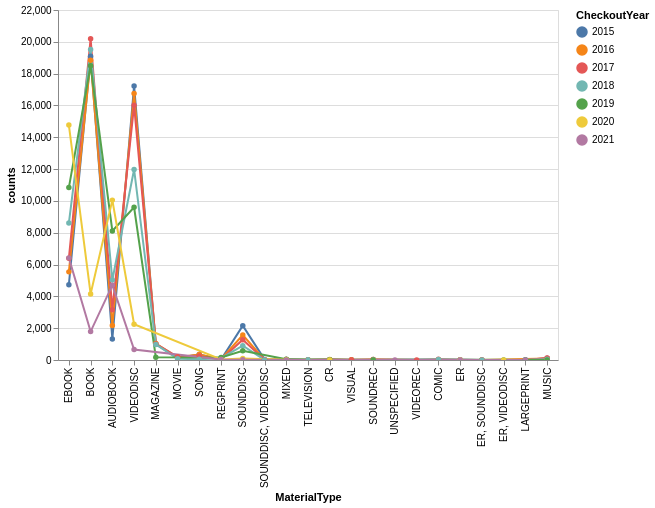

Write notebook code for a chart like this one.
### Markdown cell above
Visualizing data as an line chart

### Code cell
alt.Chart(grouped).mark_line(point=True).encode(
    x=alt.X('MaterialType', sort='-y'),
    y='counts',
    color='CheckoutYear:N',
    tooltip=['MaterialType', 'counts', 'CheckoutYear']
).properties(
    width=500,
    height=350
).interactive()

### Figure 1 — Vega-Lite specification as saved in the notebook (floating-point values rounded to 4 significant figures)
{"config": {"view": {"continuousWidth": 300, "continuousHeight": 300}}, "data": {"name": "data-73b297576c9ecbb755844259deeb97e5"}, "mark": {"type": "line", "point": true}, "encoding": {"color": {"field": "CheckoutYear", "type": "nominal"}, "tooltip": [{"field": "MaterialType", "type": "nominal"}, {"field": "counts", "type": "quantitative"}, {"field": "CheckoutYear", "type": "quantitative"}], "x": {"field": "MaterialType", "sort": "-y", "type": "nominal"}, "y": {"field": "counts", "type": "quantitative"}}, "height": 350, "params": [{"name": "param_3", "select": {"type": "interval", "encodings": ["x", "y"]}, "bind": "scales"}], "width": 500, "$schema": "https://vega.github.io/schema/vega-lite/v5.20.1.json", "datasets": {"data-73b297576c9ecbb755844259deeb97e5": [{"MaterialType": "AUDIOBOOK", "CheckoutYear": 2015, "counts": 1321}, {"MaterialType": "AUDIOBOOK", "CheckoutYear": 2016, "counts": 2163}, {"MaterialType": "AUDIOBOOK", "CheckoutYear": 2017, "counts": 3164}, {"MaterialType": "AUDIOBOOK", "CheckoutYear": 2018, "counts": 5027}, {"MaterialType": "AUDIOBOOK", "CheckoutYear": 2019, "counts": 8111}, {"MaterialType": "AUDIOBOOK", "CheckoutYear": 2020, "counts": 10050}, {"MaterialType": "AUDIOBOOK", "CheckoutYear": 2021, "counts": 4706}, {"MaterialType": "BOOK", "CheckoutYear": 2015, "counts": 19087}, {"MaterialType": "BOOK", "CheckoutYear": 2016, "counts": 18844}, {"MaterialType": "BOOK", "CheckoutYear": 2017, "counts": 20187}, {"MaterialType": "BOOK", "CheckoutYear": 2018, "counts": 19524}, {"MaterialType": "BOOK", "CheckoutYear": 2019, "counts": 18495}, {"MaterialType": "BOOK", "CheckoutYear": 2020, "counts": 4151}, {"MaterialType": "BOOK", "CheckoutYear": 2021, "counts": 1788}, {"MaterialType": "COMIC", "CheckoutYear": 2016, "counts": 1}, {"MaterialType": "COMIC", "CheckoutYear": 2017, "counts": 43}, {"MaterialType": "COMIC", "CheckoutYear": 2018, "counts": 39}, {"MaterialType": "CR", "CheckoutYear": 2015, "counts": 24}, {"MaterialType": "CR", "CheckoutYear": 2016, "counts": 25}, {"MaterialType": "CR", "CheckoutYear": 2017, "counts": 24}, {"MaterialType": "CR", "CheckoutYear": 2018, "counts": 18}, {"MaterialType": "CR", "CheckoutYear": 2019, "counts": 17}, {"MaterialType": "CR", "CheckoutYear": 2020, "counts": 4}, {"MaterialType": "EBOOK", "CheckoutYear": 2015, "counts": 4732}, {"MaterialType": "EBOOK", "CheckoutYear": 2016, "counts": 5540}, {"MaterialType": "EBOOK", "CheckoutYear": 2017, "counts": 6394}, {"MaterialType": "EBOOK", "CheckoutYear": 2018, "counts": 8607}, {"MaterialType": "EBOOK", "CheckoutYear": 2019, "counts": 10837}, {"MaterialType": "EBOOK", "CheckoutYear": 2020, "counts": 14769}, {"MaterialType": "EBOOK", "CheckoutYear": 2021, "counts": 6420}, {"MaterialType": "ER", "CheckoutYear": 2015, "counts": 8}, {"MaterialType": "ER", "CheckoutYear": 2016, "counts": 1}, {"MaterialType": "ER", "CheckoutYear": 2017, "counts": 10}, {"MaterialType": "ER", "CheckoutYear": 2018, "counts": 11}, {"MaterialType": "ER", "CheckoutYear": 2020, "counts": 2}, {"MaterialType": "ER", "CheckoutYear": 2021, "counts": 2}, {"MaterialType": "ER, SOUNDDISC", "CheckoutYear": 2015, "counts": 1}, {"MaterialType": "ER, SOUNDDISC", "CheckoutYear": 2016, "counts": 2}, {"MaterialType": "ER, SOUNDDISC", "CheckoutYear": 2017, "counts": 6}, {"MaterialType": "ER, SOUNDDISC", "CheckoutYear": 2018, "counts": 1}, {"MaterialType": "ER, VIDEODISC", "CheckoutYear": 2019, "counts": 8}, {"MaterialType": "ER, VIDEODISC", "CheckoutYear": 2020, "counts": 1}, {"MaterialType": "LARGEPRINT", "CheckoutYear": 2015, "counts": 6}, {"MaterialType": "LARGEPRINT", "CheckoutYear": 2017, "counts": 1}, {"MaterialType": "LARGEPRINT", "CheckoutYear": 2018, "counts": 9}, {"MaterialType": "LARGEPRINT", "CheckoutYear": 2019, "counts": 2}, {"MaterialType": "LARGEPRINT", "CheckoutYear": 2021, "counts": 1}, {"MaterialType": "MAGAZINE", "CheckoutYear": 2015, "counts": 1001}, {"MaterialType": "MAGAZINE", "CheckoutYear": 2016, "counts": 1033}, {"MaterialType": "MAGAZINE", "CheckoutYear": 2017, "counts": 1014}, {"MaterialType": "MAGAZINE", "CheckoutYear": 2018, "counts": 977}, {"MaterialType": "MAGAZINE", "CheckoutYear": 2019, "counts": 172}, {"MaterialType": "MIXED", "CheckoutYear": 2015, "counts": 24}, {"MaterialType": "MIXED", "CheckoutYear": 2016, "counts": 33}, {"MaterialType": "MIXED", "CheckoutYear": 2017, "counts": 32}, {"MaterialType": "MIXED", "CheckoutYear": 2018, "counts": 36}, {"MaterialType": "MIXED", "CheckoutYear": 2019, "counts": 46}, {"MaterialType": "MIXED", "CheckoutYear": 2020, "counts": 19}, {"MaterialType": "MIXED", "CheckoutYear": 2021, "counts": 5}, {"MaterialType": "MOVIE", "CheckoutYear": 2015, "counts": 143}, {"MaterialType": "MOVIE", "CheckoutYear": 2016, "counts": 172}, {"MaterialType": "MOVIE", "CheckoutYear": 2017, "counts": 198}, {"MaterialType": "MOVIE", "CheckoutYear": 2018, "counts": 83}, {"MaterialType": "MUSIC", "CheckoutYear": 2015, "counts": 105}, {"MaterialType": "MUSIC", "CheckoutYear": 2016, "counts": 97}, {"MaterialType": "MUSIC", "CheckoutYear": 2017, "counts": 125}, {"MaterialType": "MUSIC", "CheckoutYear": 2018, "counts": 54}, {"MaterialType": "MUSIC", "CheckoutYear": 2019, "counts": 1}, {"MaterialType": "REGPRINT", "CheckoutYear": 2015, "counts": 26}, {"MaterialType": "REGPRINT", "CheckoutYear": 2016, "counts": 46}, {"MaterialType": "REGPRINT", "CheckoutYear": 2017, "counts": 32}, {"MaterialType": "REGPRINT", "CheckoutYear": 2018, "counts": 114}, {"MaterialType": "REGPRINT", "CheckoutYear": 2019, "counts": 164}, {"MaterialType": "REGPRINT", "CheckoutYear": 2020, "counts": 36}, {"MaterialType": "REGPRINT", "CheckoutYear": 2021, "counts": 29}, {"MaterialType": "SONG", "CheckoutYear": 2015, "counts": 339}, {"MaterialType": "SONG", "CheckoutYear": 2016, "counts": 345}, {"MaterialType": "SONG", "CheckoutYear": 2017, "counts": 248}, {"MaterialType": "SONG", "CheckoutYear": 2018, "counts": 43}, {"MaterialType": "SOUNDDISC", "CheckoutYear": 2015, "counts": 2159}, {"MaterialType": "SOUNDDISC", "CheckoutYear": 2016, "counts": 1570}, {"MaterialType": "SOUNDDISC", "CheckoutYear": 2017, "counts": 1275}, {"MaterialType": "SOUNDDISC", "CheckoutYear": 2018, "counts": 899}, {"MaterialType": "SOUNDDISC", "CheckoutYear": 2019, "counts": 580}, {"MaterialType": "SOUNDDISC", "CheckoutYear": 2020, "counts": 98}, {"MaterialType": "SOUNDDISC", "CheckoutYear": 2021, "counts": 12}, {"MaterialType": "SOUNDDISC, VIDEODISC", "CheckoutYear": 2015, "counts": 38}, {"MaterialType": "SOUNDDISC, VIDEODISC", "CheckoutYear": 2016, "counts": 21}, {"MaterialType": "SOUNDDISC, VIDEODISC", "CheckoutYear": 2017, "counts": 24}, {"MaterialType": "SOUNDDISC, VIDEODISC", "CheckoutYear": 2018, "counts": 6}, {"MaterialType": "SOUNDREC", "CheckoutYear": 2015, "counts": 34}, {"MaterialType": "SOUNDREC", "CheckoutYear": 2016, "counts": 26}, {"MaterialType": "SOUNDREC", "CheckoutYear": 2017, "counts": 13}, {"MaterialType": "SOUNDREC", "CheckoutYear": 2018, "counts": 6}, {"MaterialType": "SOUNDREC", "CheckoutYear": 2019, "counts": 3}, {"MaterialType": "TELEVISION", "CheckoutYear": 2015, "counts": 7}, {"MaterialType": "TELEVISION", "CheckoutYear": 2016, "counts": 17}, {"MaterialType": "TELEVISION", "CheckoutYear": 2017, "counts": 5}, {"MaterialType": "TELEVISION", "CheckoutYear": 2018, "counts": 10}, {"MaterialType": "UNSPECIFIED", "CheckoutYear": 2021, "counts": 2}, {"MaterialType": "VIDEODISC", "CheckoutYear": 2015, "counts": 17230}, {"MaterialType": "VIDEODISC", "CheckoutYear": 2016, "counts": 16755}, {"MaterialType": "VIDEODISC", "CheckoutYear": 2017, "counts": 16006}, {"MaterialType": "VIDEODISC", "CheckoutYear": 2018, "counts": 11975}, {"MaterialType": "VIDEODISC", "CheckoutYear": 2019, "counts": 9596}, {"MaterialType": "VIDEODISC", "CheckoutYear": 2020, "counts": 2253}, {"MaterialType": "VIDEODISC", "CheckoutYear": 2021, "counts": 658}, {"MaterialType": "VIDEOREC", "CheckoutYear": 2017, "counts": 2}, {"MaterialType": "VISUAL", "CheckoutYear": 2015, "counts": 13}, {"MaterialType": "VISUAL", "CheckoutYear": 2016, "counts": 14}, {"MaterialType": "VISUAL", "CheckoutYear": 2017, "counts": 4}]}}
